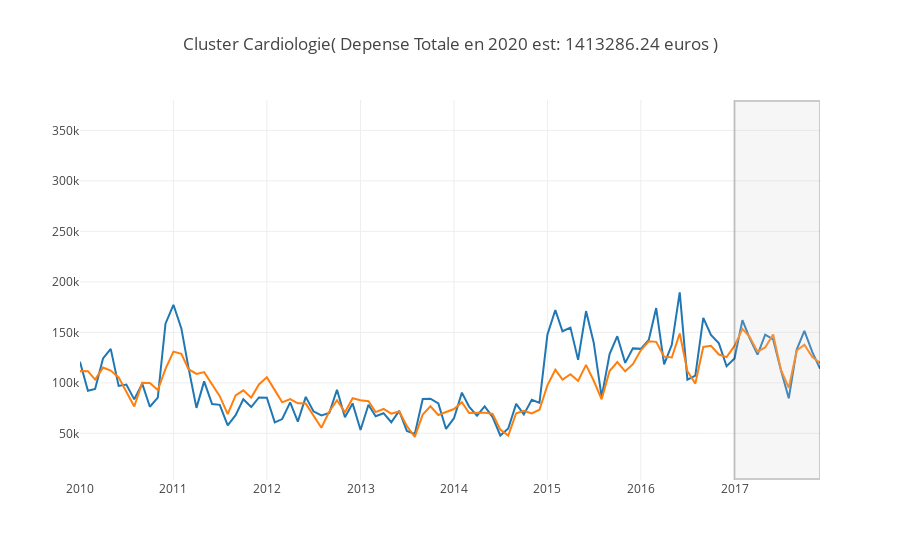

The cell this chart's notebook holds for it:
### Markdown cell above
#### Cluster Cardiologie

### Code cell
make_prediction_by_cluster(data = df, cluster = 'c1', validation_period = validation_period, n_pred = n_preds, period = ['2013-01-01','2020-01-01'], plot_intervals = False,list_slen = range(12,13))
